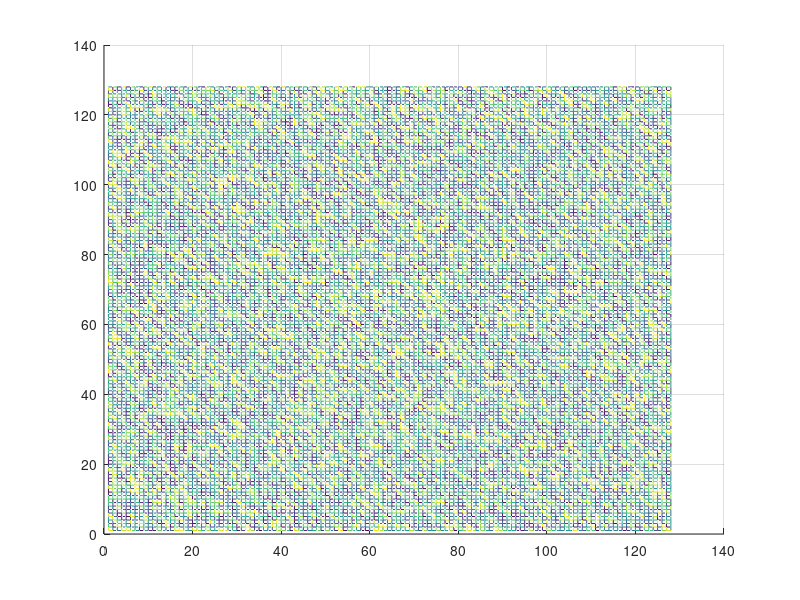

Write MATLAB code to recreate this figure. (Note: this script raises an error after producing the figure.)
clear all;
dt=0.5;
Nx=128;
Ny=128;
A=1.0;
plot_step=50;
noise=0.02;

more off;

% Declarations
conc=zeros(Nx,Ny);
energy1=zeros(1, plot_step);
energy2=zeros(1, plot_step);

% Initial profile
for i=1:Nx
    for j=1:Ny
        conc(i,j)=0.5 + noise*( 0.5 - rand() );
    end
end

mesh(conc);
view(2)
pause(0)

% Periodic Boundary
halfNx=Nx/2;
halfNy=Ny/2;
delkx=2*pi/Nx;
delky=2*pi/Ny;

% Evolve the profile


for z=1:plot_step
    for p=1:50
        
        g=2*A*conc.*(1-conc).*(1-2*conc);
        
        % FFT
        c_hat=fft2(conc);
        g_hat=fft2(g);
        
        
        for i=1:Nx
            for j=1:Ny
                
                %Periodic Boundary Condition
                
                %we take (i-1) to include the k = 0 point
                if ((i-1) <= halfNx)
                    kx=(i-1)*delkx;
                end
                
                if ((i-1) > halfNx)
                    kx=(i-1-Nx)*delkx;
                end
                
                if ((j-1) <= halfNy)
                    ky=(j-1)*delky;
                end
                
                if ((j-1) > halfNy)
                    ky=(j-1-Ny)*delky;
                end
                
                k2=kx*kx+ky*ky;
                k4=k2*k2;
                
                
                c_hat(i,j)=(c_hat(i,j)-dt*k2*g_hat(i,j))/(1+2*k4*dt);
                
            end
        end
        
        conc=real(ifft2(c_hat));
    end
    energy1(z)=cal_energy1(conc, Nx, Ny);
    energy2(z)=cal_energy2(conc, Nx, Ny);
%     mesh(conc);
%     view(2)
%     pause(0)
end

%% Variation of Bulk Energy
figure();
plot (energy1, 'r*');
title('Variation of Bulk Energy with successive iterations')
xlabel('Iteration No.'), ylabel('Bulk Energy')

%% Variation of Gradient Energy
figure();
plot (energy2, 'b*');
title('Variation of Gradient Energy with successive iterations')
xlabel('Iteration No.'), ylabel('Gradient Energy')
%print('Grad_Energy','-dpng')

%% Variation of Total Energy
figure();
total_energy=energy1+energy2;
plot (total_energy, 'g*');
title('Variation of Total Energy with successive iterations')
xlabel('Iteration No.'), ylabel('Total Energy')
%print('Total_Energy','-dpng')

%% Energy 1 Calculation
function [energy1] = cal_energy1(conc, Nx, Ny)
A=1.0;
energy1=0;

% energy1

for i=1:Nx
    for j=1:Ny
        energy1=energy1 + A*conc(i,j)*conc(i,j)*(1-conc(i,j))*(1-conc(i,j));
    end
end

end


%% Energy 2 Calculation
function [energy2] = cal_energy2(conc, Nx, Ny)
kappa=1.0;
energy2=0;

%energy 2

c_prime=zeros(Nx, Ny);

for i=1:Nx
    for j=1:Ny
        % Periodic condition for x
        wx=i-1;
        ex=i+1;
        if (wx<1)
            wx=wx+Nx;
        end
        if (ex>Nx)
            ex=ex-Nx;
        end
        
        % Periodic condition for y
        wy=j-1;
        ey=j+1;
        if (wy<1)
            wy=wy+Ny;
        end
        if (ey>Ny)
            ey=ey-Ny;
        end
        c_prime(i,j)=(conc(ex, j)-conc(wx, j))^2 +...
            (conc(i, ey)-conc(i, wy))^2;
        energy2 = energy2 + kappa*c_prime(i,j)*c_prime(i,j);
    end
end

end
